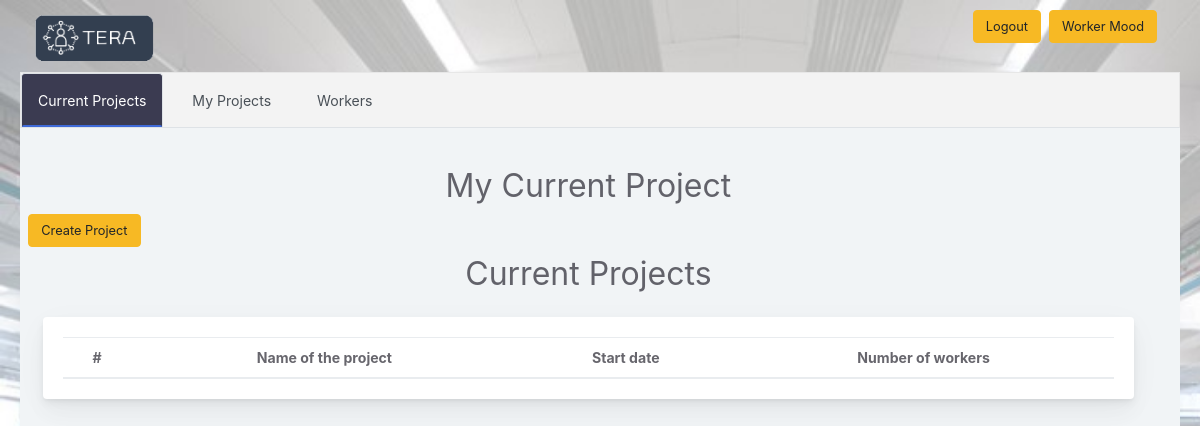
Before: /home (signed in) with the older database file.
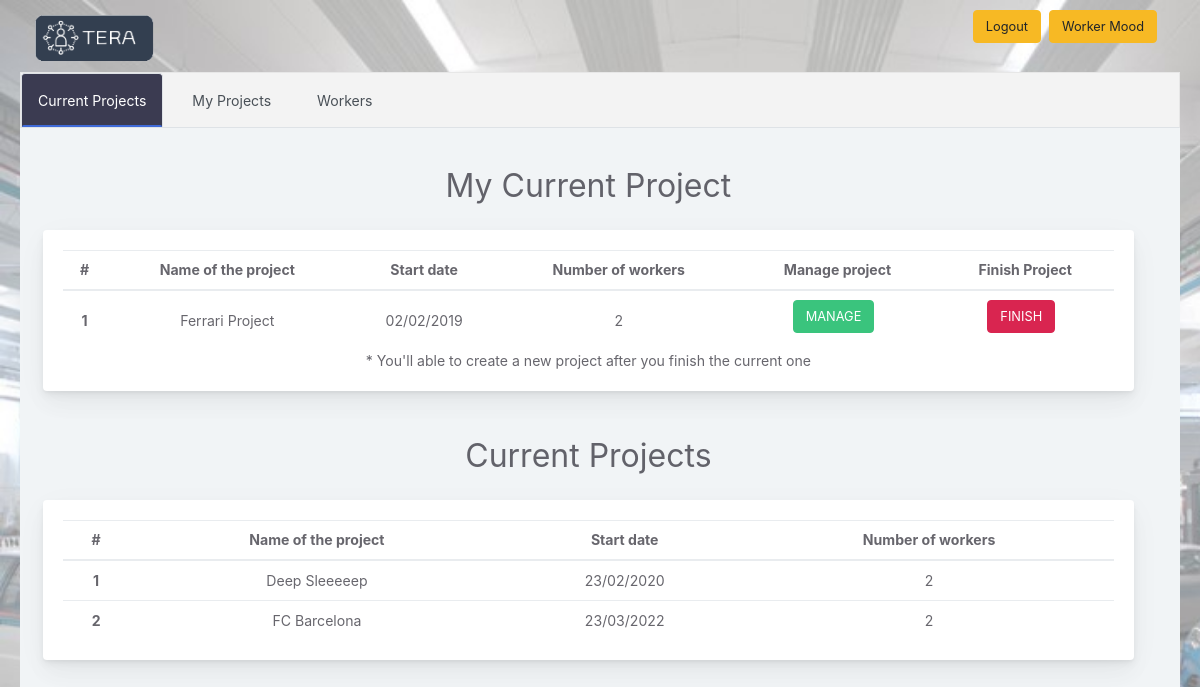
After: the same page with the newer database file.
### app.py (models this page shows, shortened)
class Project(db.Model):
    __tablename__='project'
    id = db.Column(db.Integer,primary_key=True)
    name = db.Column(db.String(64),index=True)
    duration = db.Column(db.Integer,index=True)
    description = db.Column(db.String(1280),index=True)
    starting_date = db.Column(db.String(128),index=True)
    active = db.Column(db.String(64),nullable=True)
    users = db.relationship('Worker',backref='project')

### app.py (the view, shortened to what this page needs)
@app.route('/home',methods=['POST','GET'])
def home():
    if session.get('username'):
        user_selected=Worker.query.filter_by(username=session['username']).first()
        worker_role = Role.query.filter_by(id=user_selected.role_id).first()
        id_user = user_selected.id
        if worker_role.name == "HR":
            formRed = WorkerForm()
            formEv = CreateEvaluationForm()
            my_query = db.session.query(Project).all()
            formRed.project.query = my_query
            formEv.project.query = my_query
            my_query2 = db.session.query(Role).all()
            formRed.role.query = my_query2
            my_query3 = db.session.query(Competence).all()
            formRed.soft1.query = my_query3
            formRed.soft2.query = my_query3
            formRed.soft3.query = my_query3
            formRed.soft4.query = my_query3
            projects_pm = db.session.query(Project, Worker, Role,func.count(Role.name)).filter(Project.id == Worker.project_id).filter(Worker.role_id == Role.id).filter(Project.active == 'Y').group_by(Project.id).all()
            total_projects = len(projects_pm)
            workers = db.session.query(Worker).all()
            total_workers = len(workers)
            workersP1 = len(db.session.query(Worker).filter(Worker.plant == 'Plant 1').all())
            workersP2 = len(db.session.query(Worker).filter(Worker.plant == 'Plant 2').all())
            workersP3 = len(db.session.query(Worker).filter(Worker.plant == 'Plant 3').all())
            role_workers = len(db.session.query(Worker,Role).filter(Role.id == Worker.role_id).filter(Role.name == 'Worker').all())
            role_workersP1 = len(db.session.query(Worker,Role).filter(Role.id == Worker.role_id).filter(Role.name == 'Worker').filter(Worker.plant == 'Plant 1').all())
            role_workersP2 = len(db.session.query(Worker,Role).filter(Role.id == Worker.role_id).filter(Role.name == 'Worker').filter(Worker.plant == 'Plant 2').all())
            role_workersP3 = len(db.session.query(Worker,Role).filter(Role.id == Worker.role_id).filter(Role.name == 'Worker').filter(Worker.plant == 'Plant 3').all())
            role_pms = len(db.session.query(Worker,Role).filter(Role.id == Worker.role_id).filter(Role.name == 'PM').all())
            role_pmsP1 = len(db.session.query(Worker,Role).filter(Role.id == Worker.role_id).filter(Role.name == 'PM').filter(Worker.plant == 'Plant 1').all())
            role_pmsP2 = len(db.session.query(Worker,Role).filter(Role.id == Worker.role_id).filter(Role.name == 'PM').filter(Worker.plant == 'Plant 2').all())
            role_pmsP3 = len(db.session.query(Worker,Role).filter(Role.id == Worker.role_id).filter(Role.name == 'PM').filter(Worker.plant == 'Plant 3').all())
            role_hrs = len(db.session.query(Worker,Role).filter(Role.id == Worker.role_id).filter(Role.name == 'HR').all())
            table = overall_competence_table()
            soft_skills = table[0]
            hard_skills = table[1]
            tophard = table[2]
            topsoft = table[3]
            sum_wage = total_wage()
            evaluations = active_evaluations()
            everything = db.session.query(Worker, Role, Project, Competence_to_Worker, func.round(func.avg(Competence_to_Worker.score),2)).filter(Role.id == Worker.role_id).filter(Project.id == Worker.project_id).filter(Worker.id == Competence_to_Worker.worker_id).group_by(Worker.name).all()
            if formRed.validate_on_submit():
                create_worker(formRed.name.data, formRed.first_name.data, formRed.surename.data,
                formRed.date_of_birth.data, formRed.email.data, formRed.mobile.data, formRed.address.data,
                formRed.starting_date.data, formRed.wage.data, formRed.available.data, formRed.username.data,
                formRed.password.data, formRed.role.data, formRed.project.data,formRed.plant.data, formRed.soft1.data,
                formRed.sscore1.data, formRed.soft2.data, formRed.sscore2.data, formRed.soft3.data, formRed.sscore3.data,
                formRed.soft4.data, formRed.sscore4.data)
            elif formEv.validate_on_submit():
                create_evaluation(formEv.name.data, formEv.project.data, formEv.starting_date.data)
            return render_template('gtemplates/hr_index.html', user=user_selected,
            projects_pm = projects_pm, len_projects = total_projects, workers = workers,
            len_workers = total_workers, workersP1 = workersP1, workersP2 = workersP2,
            workersP3 = workersP3, role_workers = role_workers, role_workersP1 = role_workersP1,
            role_workersP2 = role_workersP2, role_workersP3 = role_workersP3, role_pms = role_pms,
            role_pmsP1 = role_pmsP1, role_pmsP2 = role_pmsP2, role_pmsP3 = role_pmsP3,
            role_hrs = role_hrs, softskills = soft_skills, len_softskills = len(soft_skills), hardskills = hard_skills,
            len_hardskills = len(hard_skills), sum_wage = sum_wage, everything = everything, len_everything = len(everything),
            formReg = formRed,
            formEv = formEv, active_evaluations = evaluations, len_active_evaluations = len(evaluations),
            tophard = tophard[0], tophards = tophard[1], topsoft = topsoft[0], topsofts = topsoft[1]
            )
        elif worker_role.name == "PM":
            finishForm = FinishProject()
            project = True
            my_project = db.session.query(Project, Worker, func.count(Worker.project_id)).filter(Project.id == Worker.project_id).filter(Project.id == user_selected.project_id).filter(Project.active == 'Y').filter(Worker.available == 'N').group_by(Project.id).first()
            other_projects = db.session.query(Project, Worker, func.count(Worker.project_id)).filter(Project.id == Worker.project_id).filter(Project.id != user_selected.project_id).filter(Project.active == 'Y').filter(Worker.available == 'N').group_by(Project.id).all()
            my_workers = db.session.query(Worker, Role, Competence_to_Worker, func.round(func.avg(Competence_to_Worker.score),2)).filter(Role.id == Worker.role_id).filter(Worker.id == Competence_to_Worker.worker_id).filter(Worker.project_id == user_selected.project_id).group_by(Worker.name).filter(Worker.available == 'N').all()
            print(my_workers)
            my_past_projects = db.session.query(Project_to_Worker).filter(Project_to_Worker.worker_id == user_selected.id).all()
            my_past_projects_id = []
            for project in my_past_projects:
                my_past_projects_id.append(project.project_id)
            myPP = db.session.query(Project, Project_to_Worker, func.count(Project_to_Worker.worker_id)).filter(Project.id == Project_to_Worker.project_id).filter(Project_to_Worker.project_id.in_(my_past_projects_id)).group_by(Project_to_Worker.project_id).all()
            if not my_project:
                project = False
            if finishForm.validate_on_submit():
                my_project[0].active = 'N'
                db.session.commit()
                db.session.flush()
            return render_template('gtemplates/pm_index.html', user=user_selected, my_project = my_project,
            other_projects = other_projects, len_projects = len(other_projects), my_workers = my_workers,
            len_workers = len(my_workers), myPP = myPP, len_PP = len(myPP), formReg = finishForm, project = project)
    else:
        return redirect('login')

### app.py (called while the page is built)
    def __repr__(self):
        return '<Worker %s>'% self.username

    def __repr__(self):
        return 'Role %s'% self.name

    def __repr__(self):
        return '<Worker id {0} \n Competence id {1} Score {2}\n   >'.format(self.worker_id, self.competence_id, self.score)

### templates/gtemplates/pm_index.html (shortened to what the changed rows need)
<!doctype html>
<html lang="en">
<head>
    <link href="static/css2/style.css" rel="stylesheet">
<link href="static/css2/main.css" rel="stylesheet">
</head>
<body>
<div class="app-container app-theme-white body-tabs-shadow fixed-sidebar fixed-header">
    <div class="app-main">
        <div class="app-main__outer">
            <div class="tab-content" >
                <div class="tab-pane active" id="tab-content-0" role="tabpanel">
                    <div class="card-body" style="padding: 0">
                        <h2>My Current Project</h2>
                        <div class="row">
                        {% if project %}
                        <div class="col-lg-6">
                            <div class="main-card mb-3 card">
                                <div class="card-body">
                                    <table class="mb-0 table table-hover">
                                        <thead>
                                        <tr>
                                            <th>#</th>
                                            <th>Name of the project</th>
                                            <th>Start date</th>
                                            <th>Number of workers</th>
                                            <th>Manage project</th>
                                            <th>Finish Project</th>
                                        </tr>
                                        </thead>
                                        <tbody>
                                        <tr>
                                            <th scope="row">1</th>
                                            <td>{{my_project[0].name}}</td>
                                            <td>{{my_project[0].starting_date}}</td>
                                            <td>{{my_project[2]}}</td>
                                            <td class="text-center">
                                                <a href="manageProject{{my_project[0].id}}" <button type="button" href='manageProject' class="btn mr-2 mb-2 btn-success">MANAGE</button> </a>
                                            </td>
                                            <td class="text-center">
                                                <button type="button" class="btn mr-2 mb-2 btn-danger" data-toggle="modal" data-target=".btn_manage_project">FINISH</button>
                                            </td>
                                        </tr>
                                        </tbody>
                                    </table>
                                    <h8> * You'll able to create a new project after you finish the current one </h8>
                                </div>
                            </div>
                        </div>
                        {% else %}
                        <a href="createProject"> <button type="button" style="float: right;" class="btn mr-2 mb-2 btn-warning" >Create Project</button> </a>
                        {% endif %}
                        </div>
                    </div>
                    <div class="card-body" style="padding: 0">
                        <h2>Current Projects</h2>
                        <div class="row">
                        <div class="col-lg-6">
                            <div class="main-card mb-3 card">
                                <div class="card-body">
                                    <table class="mb-0 table table-hover">
                                        <thead>
                                        <tr>
                                            <th>#</th>
                                            <th>Name of the project</th>
                                            <th>Start date</th>
                                            <th>Number of workers</th>
                                        </tr>
                                        </thead>
                                        <tbody>
                                        {%for i in range(0, len_projects)%}
                                        <tr>
                                            <th scope="row">{{i+1}}</th>
                                            <td>{{other_projects[i][0].name}}</td>
                                            <td>{{other_projects[i][0].starting_date}}</td>
                                            <td>{{other_projects[i][2]}}</td>
                                        </tr>
                                        {%endfor%}
                                        </tbody>
                                    </table>
                                </div>
                            </div>
                        </div>
                    </div>
                    </div>
                </div>
            </div>
        </div>
    </div>
</div>
</body>
</html>

Changed rows visible on the page:
now on this page (row unchanged): Project: name "Ferrari Project", starting_date "02/02/2019"
added Project: name "Deep Sleeeeep", starting_date "23/02/2020"
added Project: name "FC Barcelona", starting_date "23/03/2022"
Other visible differences:
{{ my_project[2] }}: (not shown) → "2"
text no longer shown: "Create Project"
text now shown: "# Name of the project Start date Number of workers Manage project Finish Project 1 MANAGE FINISH * You'll able to create a new project after you finish the current one"
new list line: "1 2"
new list line: "2 2"
